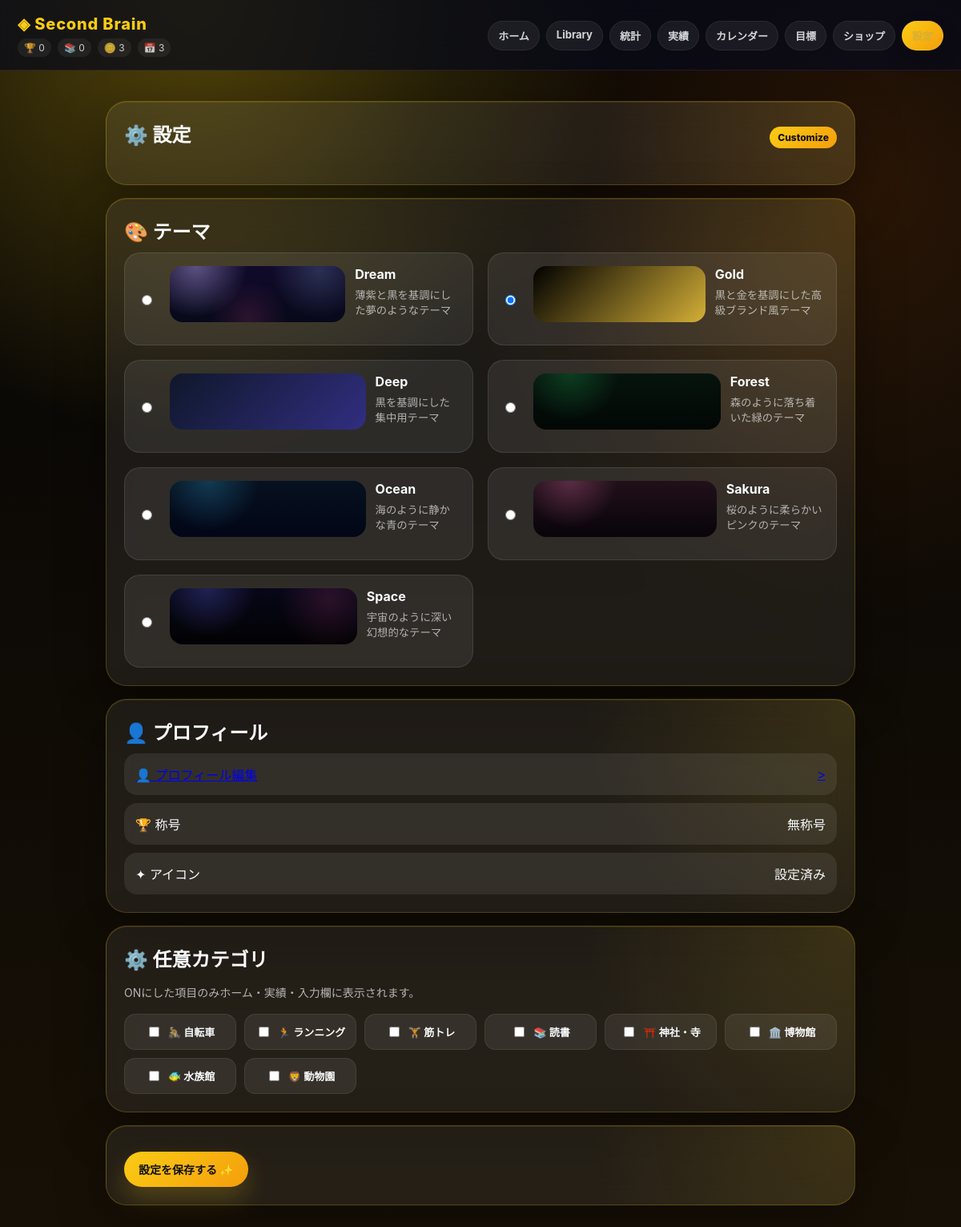
The page /settings on the database its author committed.
### tables this page shows
CREATE TABLE profile (
        id INTEGER PRIMARY KEY,
        title TEXT DEFAULT '無称号',
        icon TEXT DEFAULT '✦',
        background TEXT DEFAULT 'default',
        bio TEXT DEFAULT '',
        coins INTEGER DEFAULT 0
    );

### app.py (the view)
@app.route("/settings", methods=["GET", "POST"])
def settings():
    if request.method == "POST":
        selected_theme = request.form.get("theme")
        if selected_theme:
            session["theme"] = selected_theme
        update_categories(request.form)
        return redirect("/settings")
    return render_template(
        "settings.html",
        themes=load_themes(),
        owned=owned_themes(),
        current_theme=session["theme"],
        categories=load_categories(),
        profile=get_profile(),
        stats=life_stats(),
        theme=session["theme"]
    )

### app.py (called while the page is built)
def give_login_bonus():
    today = date.today().strftime("%Y-%m-%d")
    conn = connect()
    c = conn.cursor()
    c.execute("""
    INSERT INTO login_days
    (date_key, created_at)
    VALUES (?, ?)
    ON CONFLICT (date_key) DO NOTHING
    """, (
        today,
        datetime.now().isoformat()
    ))
    if c.rowcount == 1:
        c.execute("""
        UPDATE profile
        SET coins = coins + 1
        WHERE id = 1
        """)
    conn.commit()
    conn.close()

@app.before_request
def before():
    if "theme" not in session:
        session["theme"] = "gold"
    if not is_owned(session["theme"]):
        session["theme"] = "gold"
    if not session.get("login_checked"):
        give_login_bonus()
        session["login_checked"] = True

### modules/database.py (called while the page is built)
def is_postgres():
    return bool(DATABASE_URL)

def connect():
    if is_postgres():
        import psycopg2
        conn = psycopg2.connect(DATABASE_URL)
        return PostgresConnection(conn)
    db_dir = os.path.dirname(DB_PATH)
    if db_dir:
        os.makedirs(db_dir, exist_ok=True)
    conn = sqlite3.connect(DB_PATH)
    conn.row_factory = sqlite3.Row
    return conn

### modules/profile.py (called while the page is built)
def get_profile():
    conn = connect()
    c = conn.cursor()
    c.execute("SELECT * FROM profile WHERE id = 1")
    row = c.fetchone()
    conn.close()
    return dict(row)

### modules/stats.py (called while the page is built)
def count_table(table):
    conn = connect()
    c = conn.cursor()
    c.execute(f"SELECT COUNT(*) AS count FROM {table}")
    row = c.fetchone()
    conn.close()
    return row["count"]

def done_goals_count():
    conn = connect()
    c = conn.cursor()
    c.execute("SELECT COUNT(*) AS count FROM goals WHERE done = 1")
    row = c.fetchone()
    conn.close()
    return row["count"]

def category_counts():
    conn = connect()
    c = conn.cursor()
    c.execute("""
    SELECT category, COUNT(*) AS count
    FROM logs
    GROUP BY category
    ORDER BY count DESC
    """)
    rows = c.fetchall()
    conn.close()
    return rows

def latest_shopping(limit=3):
    conn = connect()
    c = conn.cursor()
    c.execute("""
    SELECT *
    FROM shopping
    WHERE done = 0
    ORDER BY created_at DESC
    LIMIT ?
    """, (limit,))
    rows = c.fetchall()
    conn.close()
    return rows

def genre_count(genre):
    conn = connect()
    c = conn.cursor()
    c.execute("""
    SELECT COUNT(*) AS count
    FROM library
    WHERE genre = ?
    """, (genre,))
    row = c.fetchone()
    conn.close()
    return row["count"]

### modules/themes.py (called while the page is built)
def is_owned(theme_class):
    return theme_class in owned_themes()

### templates/settings.html (shortened to what this page needs)
{% extends "base.html" %}
{% block content %}
<form method="post" action="/settings">
<section class="card">
    <div class="section-head">
        <h2>⚙️ 設定</h2>
        <span class="pill">Customize</span>
    </div>
</section>
<section class="card">
    <h2>🎨 テーマ</h2>
    <div class="theme-grid">
        {% for theme_item in themes %}
        <label class="theme-card">
            <input
                type="radio"
                name="theme"
                value="{{ theme_item.class }}"
                {% if current_theme == theme_item.class %}
                checked
                {% endif %}
            >
            <div class="theme-preview {{ theme_item.class }}"></div>
            <div>
                <strong>{{ theme_item.name }}</strong>
                <small>{{ theme_item.description }}</small>
            </div>
        </label>
        {% endfor %}
    </div>
</section>
<section class="card">
    <h2>👤 プロフィール</h2>
    <div class="setting-list">
        <a class="setting-row" href="/profile">
            <span>👤 プロフィール編集</span>
            <span>></span>
        </a>
        <div class="setting-row">
            <span>🏆 称号</span>
            <span>{{ profile.title }}</span>
        </div>
        <div class="setting-row">
            <span>{{ profile.icon }} アイコン</span>
            <span>設定済み</span>
        </div>
    </div>
</section>
<section class="card">
    <h2>⚙️ 任意カテゴリ</h2>
    <p class="muted">
        ONにした項目のみホーム・実績・入力欄に表示されます。
    </p>
    <div class="category-grid">
        {% for category in categories %}
        <label class="category-chip">
            <input
                type="checkbox"
                name="{{ category.id }}"
            >
            <span>
                {{ category.icon }}
                {{ category.name }}
            </span>
        </label>
        {% endfor %}
    </div>
</section>
<section class="card">
    <button>
        設定を保存する ✨
    </button>
</section>
</form>
{% endblock %}

### templates/base.html (shortened to what this page needs)
<!DOCTYPE html>
<html lang="ja">
<head>
    <link rel="stylesheet" href="/static/style.css">
</head>
<body class="{{ theme }}">
<header>
    <div class="title-row">
        <div class="title">◈ Second Brain</div>
        {% if profile and stats %}
        <div class="top-mini-stats">
            <span>🏆 {{ stats.achievements }}</span>
            <span>📚 {{ stats.library }}</span>
            <span>🪙 {{ profile.coins }}</span>
            <span>📅 {{ stats.login }}</span>
        </div>
        {% endif %}
    </div>
    <nav class="tabs" id="tabs">
        <a href="/" data-path="/">ホーム</a>
        <a href="/library" data-path="/library">Library</a>
        <a href="/statistics" data-path="/statistics">統計</a>
        <a href="/achievements" data-path="/achievements">実績</a>
        <a href="/calendar" data-path="/calendar">カレンダー</a>
        <a href="/goals" data-path="/goals">目標</a>
        <a href="/shop" data-path="/shop">ショップ</a>
        <a href="/settings" data-path="/settings">設定</a>
    </nav>
</header>
<main>
    {% block content %}
    {% endblock %}
</main>
</body>
</html>

### rows shown on the page
profile: coins "3", title "無称号", icon "✦"

### other values the page prints
{{ stats.achievements }} "0"
{{ stats.library }} "0"
{{ stats.login }} "3"
{{ theme_item.name }} "Dream" "Gold" "Deep" "Forest" "Ocean" "Sakura" "Space"
{{ theme_item.description }} "薄紫と黒を基調にした夢のようなテーマ" "黒と金を基調にした高級ブランド風テーマ" "黒を基調にした集中用テーマ" "森のように落ち着いた緑のテーマ" "海のように静かな青のテーマ" "桜のように柔らかいピンクのテーマ" "宇宙のように深い幻想的なテーマ"
{{ category.icon }} "🚴" "🏃" "🏋️" "📚" "⛩️" "🏛️" "🐠" "🦁"
{{ category.name }} "自転車" "ランニング" "筋トレ" "読書" "神社・寺" "博物館" "水族館" "動物園"
